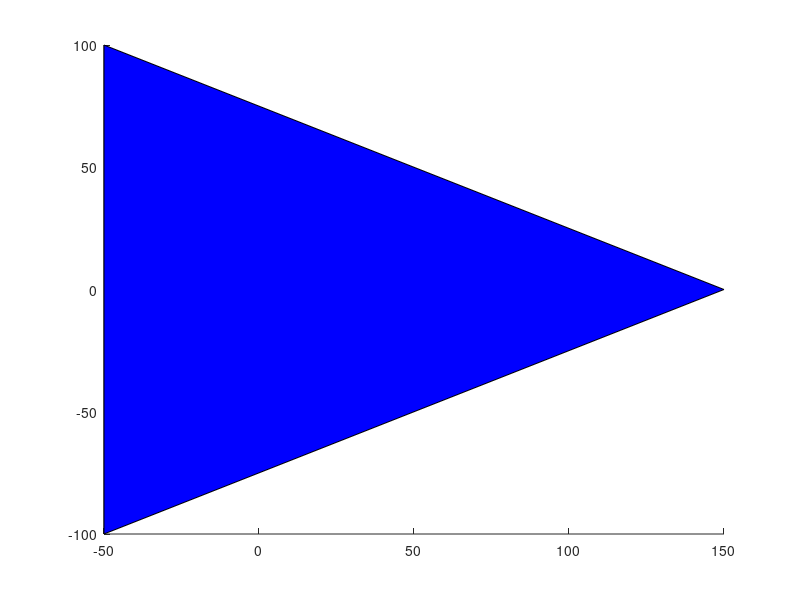

The MATLAB source for this figure: (Note: this script raises an error after producing the figure.)
%close all;
figure
%% Posició del laser del Neato
Robot= [-50 -100 0 1;150 0 0 1;-50 100 0 1]'; % The Robot icon is a triangle
patch(Robot(1,:), Robot(2,:), 'b');

hold on;
%% Obtenció i tria dels punts
punts = llegir();
punts = clean(punts);

%% Cerca de cantonades
% Detecció de cantonades
c = cantonades(punts);
% Només mostrar els punts que formen un petit cluster de la cantonada
c = cluster(c);

%% Mostrar el mapa amb les cantonades marcades
%scatter(0,0,"g");

% Tots els punts
if length(punts) >= 1
    scatter(punts(:,1),punts(:,2),'b');
end
% Punts de les cantonades
if length(c) >= 1
    scatter(c(:,1),c(:,2),'r');
end
axis([-2000 2000 -2000 2000])
hold off;